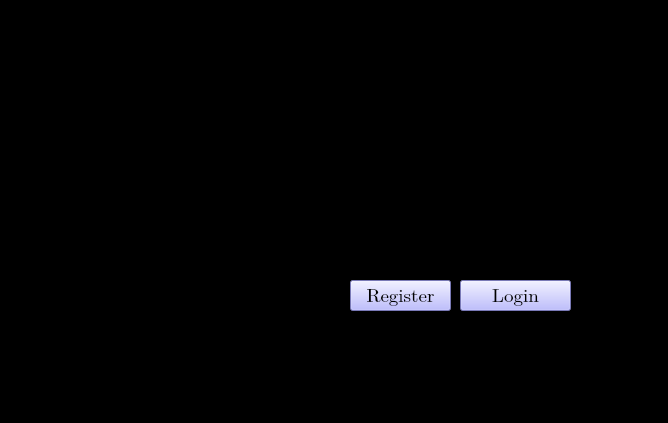
<?xml version="1.0" encoding="UTF-8"?>
<ui version="4.0">
 <class>MainWindow</class>
 <widget class="QMainWindow" name="MainWindow">
  <property name="geometry">
   <rect>
    <x>0</x>
    <y>0</y>
    <width>668</width>
    <height>423</height>
   </rect>
  </property>
  <property name="windowTitle">
   <string>MainWindow</string>
  </property>
  <property name="styleSheet">
   <string notr="true">QWidget {
    background-color:rgb(0, 0, 0)
}</string>
  </property>
  <widget class="QWidget" name="centralwidget">
   <widget class="QLabel" name="label">
    <property name="geometry">
     <rect>
      <x>10</x>
      <y>0</y>
      <width>651</width>
      <height>381</height>
     </rect>
    </property>
    <property name="text">
     <string/>
    </property>
    <property name="pixmap">
     <pixmap>Film and Theater Presentation.png</pixmap>
    </property>
    <property name="scaledContents">
     <bool>true</bool>
    </property>
   </widget>
   <widget class="QPushButton" name="LoginButton">
    <property name="geometry">
     <rect>
      <x>460</x>
      <y>280</y>
      <width>111</width>
      <height>31</height>
     </rect>
    </property>
    <property name="font">
     <font>
      <family>Cambria Math</family>
      <pointsize>14</pointsize>
     </font>
    </property>
    <property name="styleSheet">
     <string notr="true">QPushButton {
    background-color: rgb(170, 170, 255);
    color: rgb(0, 0, 0);

}


QPushButton:hover {
    background-color:rgb(128, 120, 215);
    color: rgb(0, 0, 0)
}

QPushButton:pressed {
    background-color: rgb(85, 170, 127);
    color: rgb(0, 0, 0)
}
</string>
    </property>
    <property name="text">
     <string>Login</string>
    </property>
   </widget>
   <widget class="QPushButton" name="RegisterButton">
    <property name="geometry">
     <rect>
      <x>350</x>
      <y>280</y>
      <width>101</width>
      <height>31</height>
     </rect>
    </property>
    <property name="font">
     <font>
      <family>Cambria Math</family>
      <pointsize>14</pointsize>
     </font>
    </property>
    <property name="styleSheet">
     <string notr="true">QPushButton {
    background-color: rgb(170, 170, 255);
    color: rgb(0, 0, 0);

}


QPushButton:hover {
    background-color:rgb(128, 120, 215);
    color: rgb(0, 0, 0)
}

QPushButton:pressed {
    background-color: rgb(85, 170, 127);
    color: rgb(0, 0, 0)
}
</string>
    </property>
    <property name="text">
     <string>Register</string>
    </property>
   </widget>
  </widget>
  <widget class="QMenuBar" name="menubar">
   <property name="geometry">
    <rect>
     <x>0</x>
     <y>0</y>
     <width>668</width>
     <height>21</height>
    </rect>
   </property>
  </widget>
  <widget class="QStatusBar" name="statusbar"/>
 </widget>
 <resources/>
 <connections/>
</ui>
